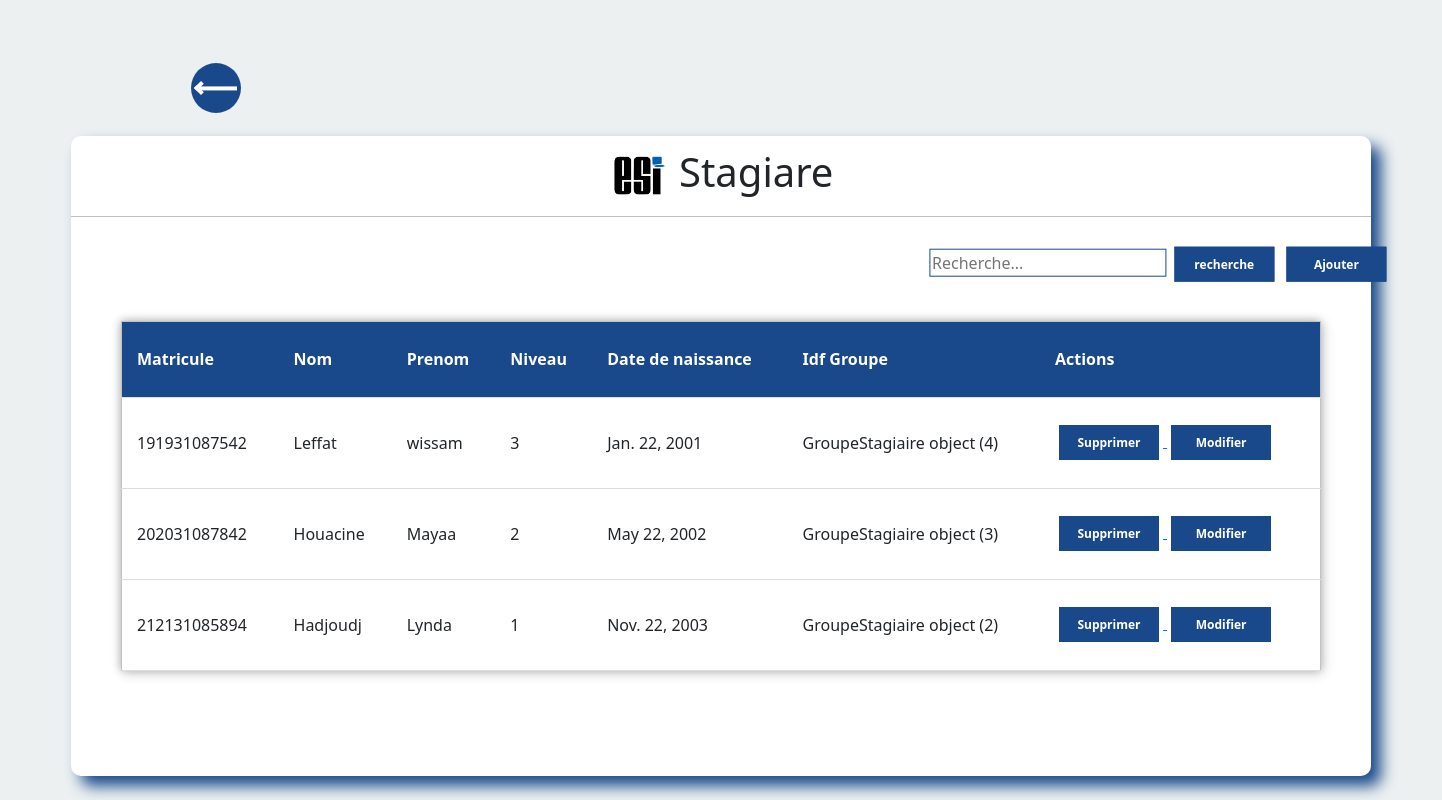
Page /GSR/ on the earlier database version.
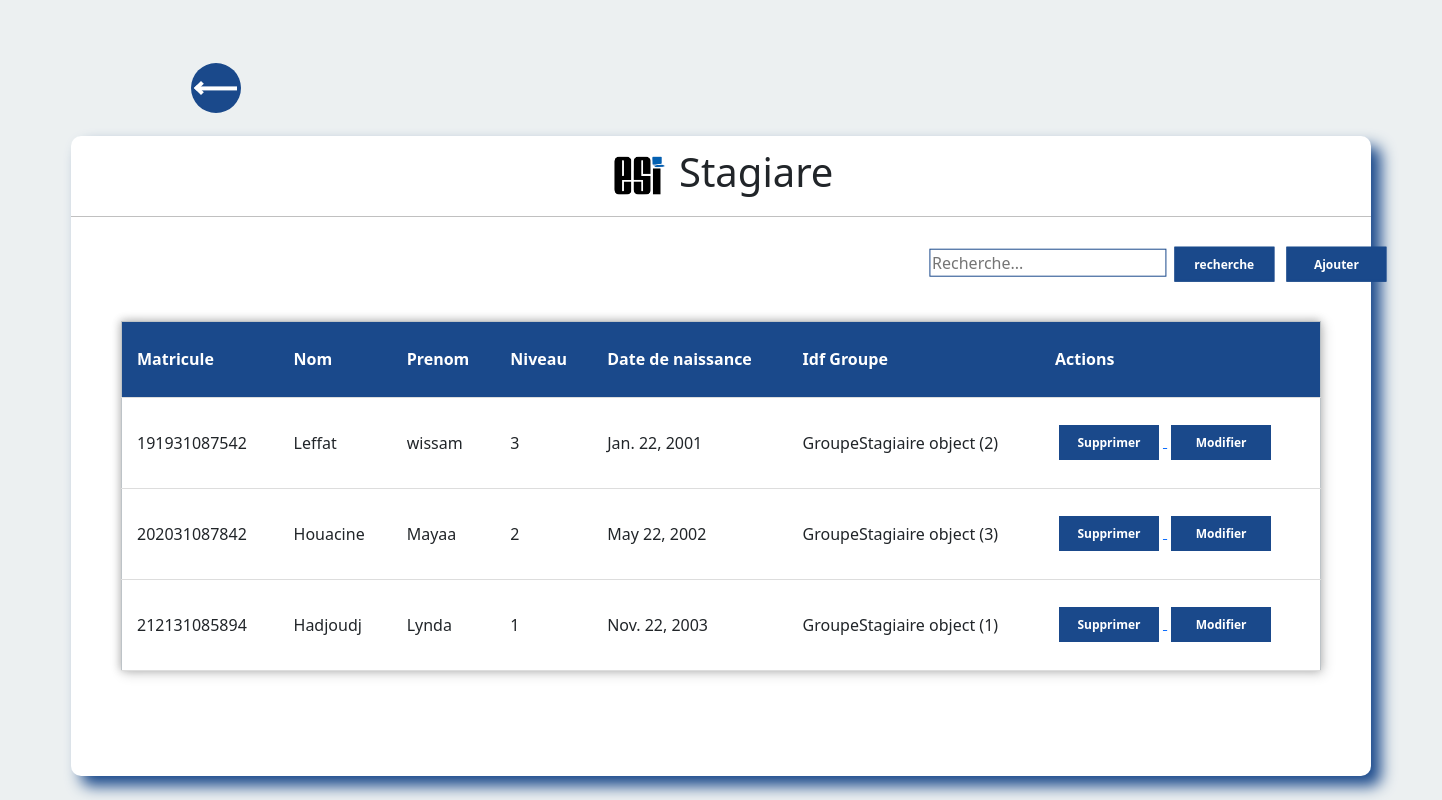
Same page on the later database version.
### satgesiV2/models.py (models this page shows)
class Stagiere (models.Model):
    matricule = models.PositiveIntegerField()
    NomStagiere = models.CharField(max_length=50)
    PrenomStagiere = models.CharField(max_length=50)
    niveau = models.PositiveIntegerField()
    DateNaissance = models.DateField()
    idf_Groupe = models.ForeignKey("GroupeStagiaire", on_delete=models.SET_NULL,null=True,blank=True)

class GroupeStagiaire (models.Model):
    FicheDemande = models.FileField()
    idfpromoteur = models.ForeignKey("Promoteur",on_delete=models.SET_NULL,null=True,blank=True)
    idfencadreur = models.ForeignKey("Encadreur",on_delete=models.SET_NULL,null=True,blank=True)

### satgesiV2/views.py (the view)
# urls.py: path('GSR/',Gstag,name="GSR"),
def Gstag (request):
    Stagiares =Stagiere.objects.all()
    return render(request,'Gstagiare.html', {'SG':Stagiares})

### satgesiV2/templates/Gstagiare.html (shortened to what this page needs)
<!DOCTYPE html>
<html lang="en">
    <head>
      <link href="https://cdn.jsdelivr.net/npm/bootstrap@5.1.3/dist/css/bootstrap.min.css" rel="stylesheet">
        <link rel="stylesheet" href="/static/css/Gpromoteur.css">
    </head>
    <body>
      <ul>
      <li class ="prev"><span></span></li>
      </ul>
      <div class="center">
          <h1> <img src="/static/png/icon3.png" alt="logo du site " width= "60" > Stagiare </h1>
              <div class="main">
                <div class="btn">
              <form action="{% url 'rechs' %}" method="POST"  >
                <input type="search" name="q" placeholder="Recherche...">
                <button type="submit">recherche</button>
                <a href="{% url 'create'%}">
                  <button type="button">Ajouter</button>
                  </a>
              </form>
                </div>
              </div>
            <form>
              <table>
                <tr id="header">
                  <th>Matricule</th>
                  <th>Nom </th>
                  <th>Prenom</th>
                  <th>Niveau</th>
                  <th>Date de naissance</th>
                  <th>Idf Groupe</th>
                  <th>Actions</th>
                </tr>
                {% for item in SG %}
                <tr>
                  <td>{{item.matricule}}</td>
                  <td>{{item.NomStagiere}}</td>
                  <td>{{item.PrenomStagiere}}</td>
                  <td>{{item.niveau}}</td>
                  <td>{{item.DateNaissance }}</td>
                  <td>{{item.idf_Groupe }}</td>
                  <td>
                   <a href="{% url 'sups' item.id  %}">
                   <button type="button">Supprimer</button>
                 </a>
                <a href="{% url 'modifS' item.id  %}">
                   <button type="button">Modifier</button>
               </a>
                  </td>
                </tr>
                {%endfor%}
              </table>
              </form>
      </div>
  </body>
</html>

Differences in the rows shown:
changed Stagiere "Leffat": idf_Groupe "GroupeStagiaire object (4)" → "GroupeStagiaire object (2)"
changed Stagiere "Hadjoudj": idf_Groupe "GroupeStagiaire object (2)" → "GroupeStagiaire object (1)"
